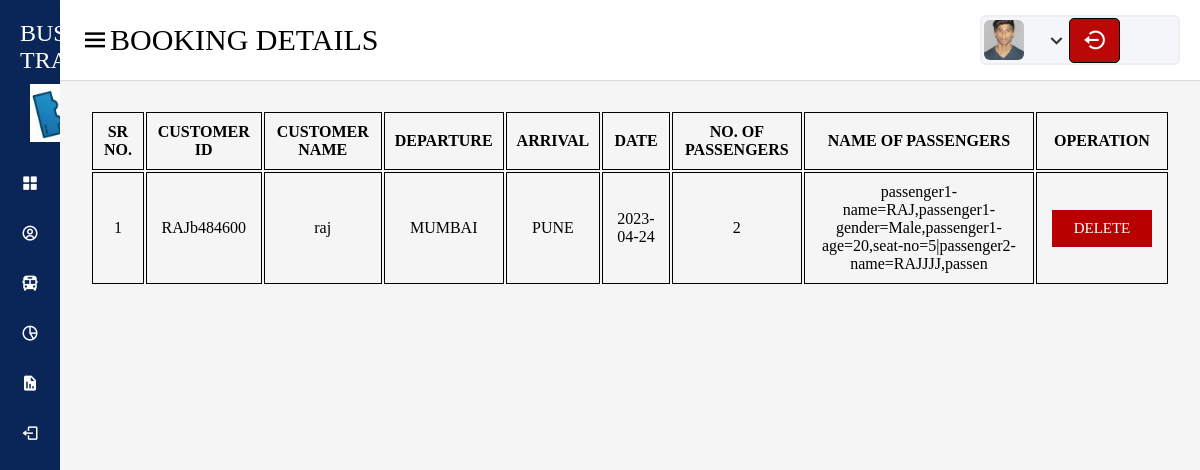
Screenshot of /DASHBOARD/booking-details/booking-details.php with the database file from the repository.
### DASHBOARD/booking-details/booking-details.php (the view, shortened to what this page needs)
<!DOCTYPE html>
<html lang="en">
<head>
    <link rel="stylesheet" href="booking-details.css" />
    <link href='https://unpkg.com/boxicons@2.1.1/css/boxicons.min.css' rel='stylesheet' />
</head>
<body>
    <div class="sidebar">
        <div class="logo-details">
            <span class="logo_name">BUS TRAVELS</span>
            <br />
        </div>
        <br />
        <ul class="nav-links">
            <li>
                <a href="http://localhost/BUS_TRAVELS/DASHBOARD/dashboard-admin.php">
                    <i class='bx bxs-grid-alt'></i>
                    <span class="link_name">DASHBOARD</span>
                </a>
            </li>
            <li>
                <a href="http://localhost/BUS_TRAVELS/DASHBOARD/add-admin/add-admin.php">
                    <i class='bx bx-user-circle'></i>
                    <span class="link_name">ADD ADMIN</span>
                </a>
            </li>
            <li>
                <a href="http://localhost/BUS_TRAVELS/DASHBOARD/add-bus/add-bus.php">
                    <i class='bx bxs-bus'></i>
                    <span class="link_name">ADD BUS</span>
                </a>
            </li>
            <li>
                <a href="http://localhost/BUS_TRAVELS/DASHBOARD/add-route/add-route.php">
                    <i class='bx bx-pie-chart-alt-2'></i>
                    <span class="link_name">ADD ROUTE</span>
                </a>
            </li>
            <li>
                <a href="#">
                    <i class='bx bxs-report'></i>
                    <span class="link_name">REPORT</span>
                </a>
            </li>
            <li>
                <a href="http://localhost/BUS_TRAVELS/ADMIN%20LOGIN.php">
                    <i class='bx bx-log-out'></i>
                    <span class="link_name">Log Out</span>
                </a>
            </li>
        </ul>
    </div>
    <section class="home-section">
        <nav>
            <div class="sidebar-button">
                <i class='bx bx-menu sidebarBtn'></i>
                <span class="booking-details">BOOKING DETAILS</span>
            </div>
            <div class="profile-details">
                <img src="RAJ.jpg" alt="">
                <i class='bx bx-chevron-down'></i>
                <form method="POST">
                    <button name="Logout"><i class='bx bx-log-out-circle bx-flip-vertical' style='color:#fffafa'></i></button>
                </form>
            </div>
        </nav>
        <div class="container">
            <table class="table">
                <tr>
                    <th scope="col">SR NO.</th>
                    <th scope="col">CUSTOMER ID</th>
                    <th scope="col">CUSTOMER NAME</th>
                    <th scope="col">DEPARTURE</th>
                    <th scope="col">ARRIVAL</th>
                    <th scope="col">DATE</th>
                    <th scope="col">NO. OF PASSENGERS</th>
                    <th scope="col">NAME OF PASSENGERS</th>
                    <th scope="col">OPERATION</th>
                </tr>
                <?php
                include 'Connection.php';
                $sql = "Select * from `booking-details`";
                $result = mysqli_query($con, $sql);
                while ($row = mysqli_fetch_assoc($result)) {
                    echo "
                        <tr>
                            <td>$row[id]</td>
                            <td>$row[userid]</td>
                            <td>$row[customer_name]</td>
                            <td>$row[departure]</td>
                            <td>$row[arrival]</td>
                            <td>$row[date]</td>
                            <td>$row[no_of_passengers]</td>
                            <td>$row[passenger_details]</td>
                            <td>
                            <a href='deletebooking.php?deleteid=$row[id]'><button class='delete'>DELETE</button></a>
                        </td>
                        </tr>";
                }
                ?>
            </table>
        </div>
    </section>
</body>
</html>

### DASHBOARD/booking-details/booking-details.css (style rules this page uses)
.sidebar { position:fixed; height:100%; width:240px; background:#0A2558; transition:all 0.5s ease; }
.sidebar .logo-details { height:80px; text-align:center; align-items:center; padding:20px; }
.sidebar .logo-details .logo_name { font-size:24px; font-weight:500; color:white; }
.sidebar .nav-links { margin-top:60px; }
.sidebar .nav-links li { position: relative; list-style: none; height: 50px; }
.sidebar .nav-links li a { height:100%; width:100%; display:flex; align-items:center; text-decoration:none; transition:all 0.4s ease; }
.sidebar .nav-links li i { min-width:60px; text-align:center; color:#fff; font-size:18px; }
.sidebar .nav-links li a .link_name { color:#fff; font-size:20px; font-weight:400; white-space:nowrap; }
.home-section { background:#f5f5f5; position:fixed; min-height:100vh; width:calc(100% - 240px); left:240px; transition:all 0.5s ease; }
nav { margin-bottom:10px; }
.home-section nav { display: flex; justify-content: space-between; height: 80px; background: #fff; display: flex; align-items: center; position: fixed; width: calc(100% - 240px); left: 240px; z-index: 100; padding: 0 20px; box-shadow: 0 1px 1px rgba(0, 0, 0, 0.1); transition: all 0.5s ease; }
.home-section nav .sidebar-button { display:flex; align-items:center; font-size:30px; font-weight:500; }
.home-section nav .profile-details { display:flex; align-items:center; height:50px; min-width:200px; background:#F5F6FA; border:2px solid #EFEEF1; border-radius:6px; padding:0 15px 0 2px; }
nav .profile-details img { height: 40px; width: 40px; border-radius: 6px; object-fit: cover; }
nav .profile-details i { color:#333; font-size:25px; }
nav .profile-details button { background-color:#ba0808 ; font-size:16px; font-weight:bold; padding:8px 12px; border:1px solid black; border-radius:5px; }
.container .table { padding: 10px; margin: 10px 20px; position: fixed; margin-top: 100px; }
.container .table th { padding: 10px; border: 1px solid black; }
.container .table td { padding: 10px; border: 1px solid black; text-align: center; }
.delete { background-color: #b90000; color: #fff; width: 100px; padding: 10px; font-size: 15px; margin: 5px 5px; border: none; outline: none; cursor: pointer; }
@media (max-width: 1240px) { .sidebar { width: 60px; } }
@media (max-width: 1240px) { .home-section { width: calc(100% - 60px); left: 60px; } }
@media (max-width: 1240px) { .home-section nav { width: calc(100% - 60px); left: 60px; } }

### rows the page displays
booking-details: id "1", userid "RAJb484600", customer_name "raj", departure "MUMBAI", arrival "PUNE", date "2023-04-24", no_of_passengers "2", passenger_details "passenger1-name=RAJ,passenger1-gender=Male,passenger1-age=20,seat-no=5|passenger2-name=RAJJJJ,passen"
